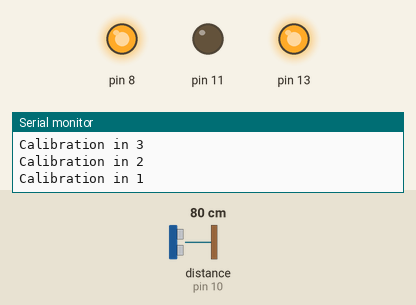
Bench run of a sketch on a simulated Arduino Leonardo, built for the host (arithmetic inside an expression is 32-bit, double 64-bit). Parts: output pins drawn as LEDs (lit = HIGH), the last lines printed to the serial monitor. Wiring (inferred from the names in the program): ultrasonic range finder: trigger pin 9; echo pin 10. The inputs (shaded band) are chosen by the test bench; at power-on: distance to the obstacle (sensor on pin 10) 80 cm. The echo pulse lasts 58.3 µs per cm; WiFi joins after 1.5 s; servers stay silent unless stated; pins used as bus, display or sensor lines are not drawn.

Above: at 5.1 s.
At 7.5 s:
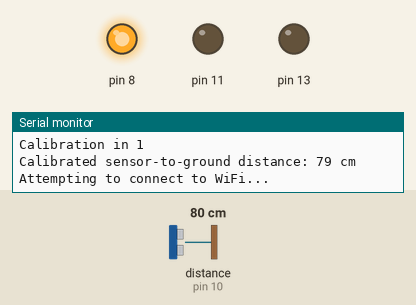
7.6 s: distance to the obstacle (sensor on pin 10) set to 53 cm
12.0 s: distance to the obstacle (sensor on pin 10) set to 45 cm
Timing chart, 0 to 15.0 s (numbered marks = the images above; inputs shaded):
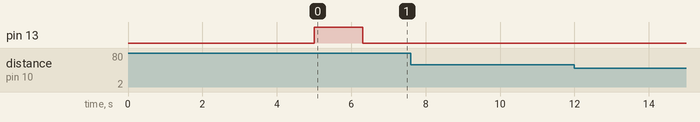

Measured:
- after the input at 12.0 s, every drawn part: stays the same

The sketch:

Smart_Alert.ino
```cpp
#include "ThingSpeak.h"
#include "WiFiEsp.h"
#include "secrets.h"
#include "ultra.h"
char ssid[] = SECRET_SSID;   // your network SSID (name)
char pass[] = SECRET_PASS;   // your network password
int keyIndex = 0;            // your network key Index number (needed only for WEP)
WiFiEspClient  client;
// Emulate Serial1 on pins 6/7 if not present
#ifndef HAVE_HWSERIAL1
#include "SoftwareSerial.h"
SoftwareSerial Serial1(6, 7); // RX, TX
#define ESP_BAUDRATE  19200
#else
#define ESP_BAUDRATE  115200
#endif
unsigned long myChannelNumber = SECRET_CH_ID;
const char * myWriteAPIKey = SECRET_WRITE_APIKEY;
String myStatus = "new entry";
int sensorToGroundCm = 0;
bool isCalibrated = false;
const int alarmLevelCm = 30;
const unsigned long uploadIntervalMs = 20000UL;
const int calibrationCountdownSeconds = 5;

void setup() {
  isCalibrated = false;
  pinMode(8, OUTPUT);
  pinMode(11, OUTPUT);
  pinMode(2, INPUT);
  pinMode(13, OUTPUT);
  pinMode(9, OUTPUT); // Sets the trigPin as an Output
  pinMode(10, INPUT); // Sets the echoPin as an Input
  digitalWrite(11,0);
  digitalWrite(8,1);
  //Initialize serial and wait for port to open
  Serial.begin(115200);  // Initialize serial

  // initialize serial for ESP module
  Serial.print("Setting ESP8266 baudrate to ");
  Serial.print(ESP_BAUDRATE);
  Serial.println("...");
  Serial1.begin(ESP_BAUDRATE);
  //pinMode(btnpin , INPUT_PULLUP);
  //attachInterrupt(btnpin,pin_cali,HIGH);
  while (!Serial) {
    ; // wait for serial port to connect. Needed for Leonardo native USB port only
  }

  Serial.print("Searching for ESP8266...");
  // initialize ESP module
  WiFi.init(&Serial1);

  // check for the presence of the shield
  if (WiFi.status() == WL_NO_SHIELD) {
    Serial.println("WiFi shield not present");
    // don't continue
    while (true);
  }
  Serial.println("found it!");
  Serial.println("Waiting For Calibration");
  for (int i = 0; i < calibrationCountdownSeconds; i++) {
  delay(1000);
  Serial.print("Calibration in ");
  Serial.println(calibrationCountdownSeconds - i);
  }
  digitalWrite(13,1);
  delay(800);
  pin_cali();
  delay(500);
  digitalWrite(13,LOW);
  ThingSpeak.begin(client);  // Initialize ThingSpeak
}

void loop() {
  if (isCalibrated) {
  // Connect or reconnect to WiFi
  if(WiFi.status() != WL_CONNECTED){
    Serial.println("Attempting to connect to WiFi...");
    while (WiFi.status() != WL_CONNECTED) {
      WiFi.begin(ssid, pass);  // Connect to WPA/WPA2 network. Change this line if using open or WEP network
      Serial.print(".");
      delay(2000);
    }
    Serial.println("\nConnected.");
  }
  //calling reader function to check current water level
  const int sensorToWaterCm = reader();
  if (sensorToWaterCm < 0) {
    Serial.println("No ultrasonic echo received; skipping upload.");
    delay(uploadIntervalMs);
    return;
  }

  // The sensor measures clearance; subtract it from the calibrated ground distance.
  const int waterLevelCm = max(0, sensorToGroundCm - sensorToWaterCm);
  ThingSpeak.setField(1, waterLevelCm);

  // figure out the status message
  // set the status
  myStatus = String(waterLevelCm);
  Serial.print(waterLevelCm);
  delay(1000);
  if (waterLevelCm >= alarmLevelCm)
    alarm();
  ThingSpeak.setStatus(myStatus);
  // write to the ThingSpeak channel
  int x = ThingSpeak.writeFields(myChannelNumber, myWriteAPIKey);
  if(x == 200){
    Serial.println("Channel update successful.");
  }
  else{
    Serial.println("Problem updating channel. HTTP error code " + String(x));
  }

  delay(uploadIntervalMs); // ThingSpeak public channels accept updates no faster than every 15 seconds.
}
}
void pin_cali(){
    const int measuredDistance = reader();
    if (measuredDistance < 0) {
      Serial.println("Calibration failed: no ultrasonic echo received.");
      return;
    }
    sensorToGroundCm = measuredDistance;
    isCalibrated = true;
    Serial.print("Calibrated sensor-to-ground distance: ");
    Serial.print(sensorToGroundCm);
    Serial.println(" cm");
}
void alarm(){
  for(int i=0;i<20;i++){
      digitalWrite(13,HIGH);
      delay(200);
      digitalWrite(13,LOW);
      delay(200);
  }
}
// This function attempts to set the ESP8266 baudrate. Boards with additional hardware serial ports
// can use 115200, otherwise software serial is limited to 19200.
/*void setEspBaudRate(unsigned long baudrate){
  long rates[6] = {115200,74880,57600,38400,19200,9600};
*/
/*
  for(int i = 0; i < 6; i++){
    Serial1.begin(rates[i]);
    delay(100);
    Serial1.print("AT+UART_DEF=");
    Serial1.print(baudrate);
    Serial1.print(",8,1,0,0\r\n");
    delay(100);
  }

}*/
```

secrets.example.h
```cpp
// Copy this file to secrets.h and add it to your local Arduino sketch folder.
// Do not commit the populated secrets.h file.

#define SECRET_SSID "your-wifi-ssid"
#define SECRET_PASS "your-wifi-password"

#define SECRET_CH_ID 0UL
#define SECRET_WRITE_APIKEY "your-thingspeak-write-api-key"
```

ultra.h
```cpp
const int trigPin = 9;
const int echoPin = 10;
const unsigned long echoTimeoutMicros = 30000UL;

int reader() {
  digitalWrite(trigPin, LOW);
  delayMicroseconds(2);
  digitalWrite(trigPin, HIGH);
  delayMicroseconds(10);
  digitalWrite(trigPin, LOW);

  const unsigned long duration = pulseIn(echoPin, HIGH, echoTimeoutMicros);
  if (duration == 0) {
    return -1;
  }

  return static_cast<int>(duration * 0.034F / 2.0F);
}
```
